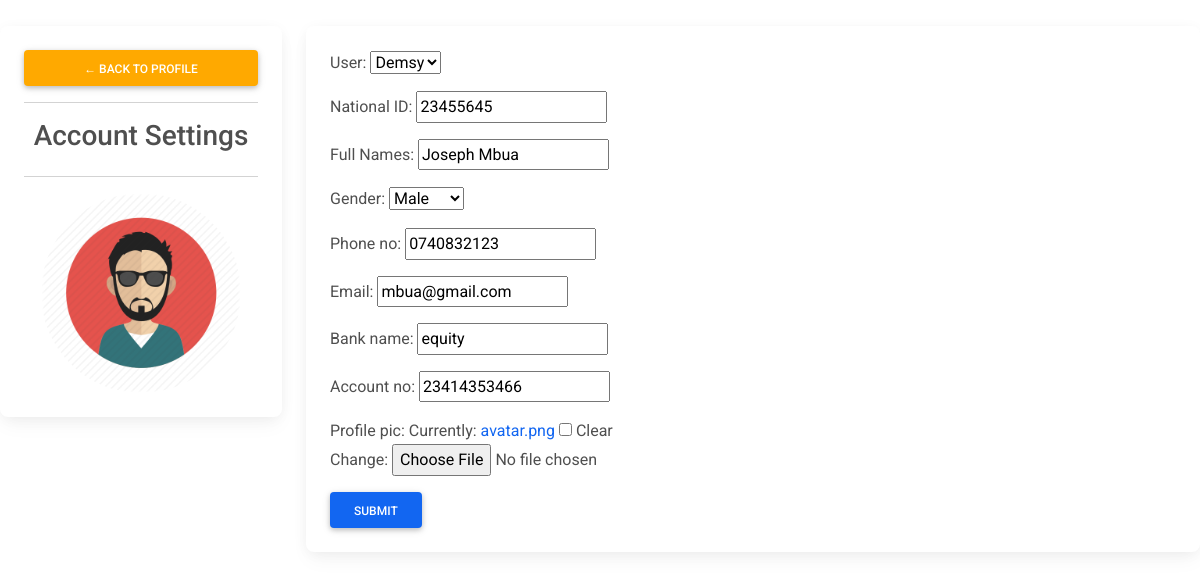
The page /managerprofile/ (signed in) on the database its author committed.
### Janta/models.py (models this page shows)
class Manager(models.Model):
    CHOICES = [
        ('M','Male'),
        ('F','Female'),
    ]
    user = models.OneToOneField(User, on_delete=models.CASCADE, null=True)
    National_ID = models.CharField(max_length=10, null=True)
    Full_Names = models.CharField(max_length=40, null=True)
    Gender = models.CharField(choices=CHOICES, max_length=1, null=True)
    Phone_no = models.CharField(max_length=12, null=True)
    Email = models.EmailField(max_length=100, null=True)
    Bank_name = models.CharField(max_length=25, null=True)
    Account_no = models.CharField(max_length=20, null=True)
    profile_pic = models.ImageField(default='avatar.png', null=True, blank=True)

### Janta/views.py (the view)
# urls.py: path('managerprofile/', views.managerprofile, name='manager_profile'),
def managerprofile(request):
    manager = request.user.manager
    form = AddManagerForm(instance=manager)
    if request.method == 'POST':
        form = AddManagerForm(request.post, request.FILES, instance=manager)
        if form.is_valid():
            form.save()
    context = {'form':form}
    return render(request, 'janta/managerprofile.html', context)

### Janta/forms.py
class AddManagerForm(ModelForm):
    class Meta():
        model = Manager
        fields = '__all__'

### Janta/Templates/Janta/managerprofile.html (shortened to what this page needs)
{% extends 'janta/main.html' %}
{% block content %}
<br>
<div class="row">
	<div class="col-md-3">
		<div class="card card-body">
			<a class="btn btn-warning" href="{% url 'managerdashboard' %}"> &#8592; Back to Profile</a>
			<hr>
			<h3 style="text-align: center">Account Settings</h3>
			<hr>
			<img class="profile-pic" src="{{request.user.manager.profile_pic.url}}" >
		</div>
	</div>
	<div class="col-md-9">
		<div class="card card-body">
			<form method="POST" action="" enctype="multipart/form-data">
				{{form.as_p}}
			<input class="btn btn-primary" type="submit">
			</form>
		</div>
	</div>
</div>
{% endblock %}

### Janta/Templates/Janta/managerprofile.html (style rules this page uses)
.profile-pic { max-width: 200px; max-height:200px; margin: 0 auto; border-radius: 50%; }

### rows shown on the page
Manager: user "Demsy", National_ID "23455645", Full_Names "Joseph Mbua", Gender "Male", Phone_no "0740832123", Email "mbua@gmail.com", Bank_name "equity", Account_no "23414353466"
